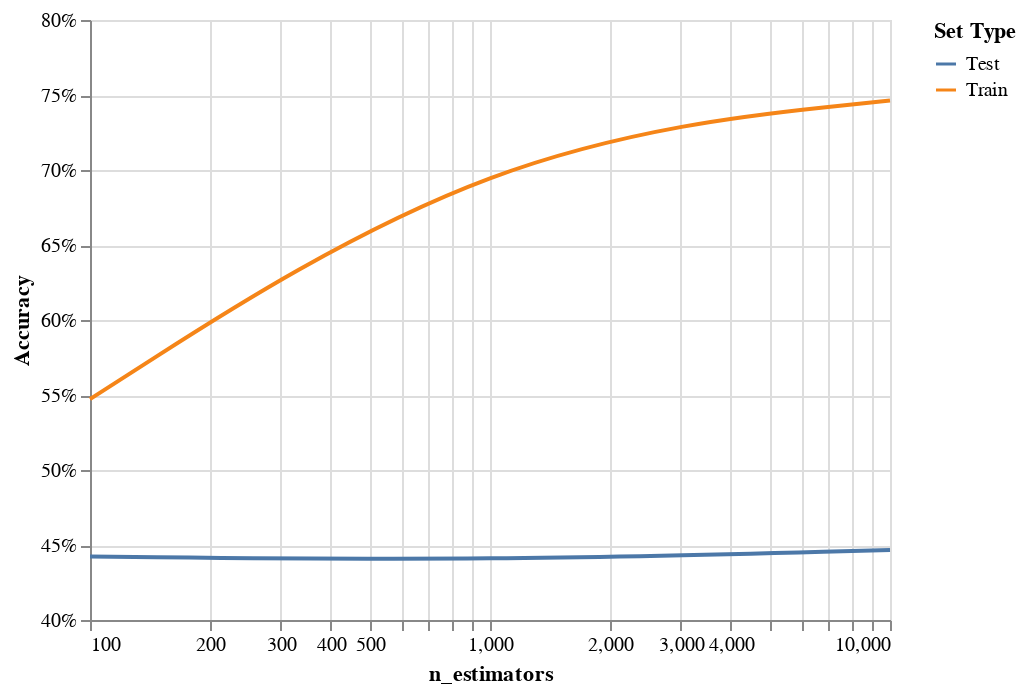

The notebook cell saved with this chart:
### Code cell
model = AdaBoostClassifier()
graph_overfit(X_train, y_train, X_test, y_test, model, {'algorithm': 'SAMME.R'}, param='n_estimators', param_vals=[100, 1000, 10000], scale='log')

### Figure 1 — Vega-Lite specification as saved in the notebook (floating-point values rounded to 4 significant figures)
{"config": {"view": {"continuousWidth": 400, "continuousHeight": 300}}, "data": {"name": "data-5a05315e08e9781390ed27cab9582038"}, "mark": {"type": "line", "interpolate": "basis"}, "encoding": {"color": {"type": "nominal", "field": "Set Type"}, "x": {"type": "quantitative", "field": "param", "scale": {"type": "log"}, "title": "n_estimators"}, "y": {"type": "quantitative", "axis": {"format": "%"}, "field": "score", "scale": {"zero": false}, "title": "Accuracy"}}, "$schema": "https://vega.github.io/schema/vega-lite/v4.8.1.json", "datasets": {"data-5a05315e08e9781390ed27cab9582038": [{"score": 0.5473, "Set Type": "Train", "param": 100}, {"score": 0.4423, "Set Type": "Test", "param": 100}, {"score": 0.7182, "Set Type": "Train", "param": 1000}, {"score": 0.4394, "Set Type": "Test", "param": 1000}, {"score": 0.7464, "Set Type": "Train", "param": 10000}, {"score": 0.4467, "Set Type": "Test", "param": 10000}]}}
